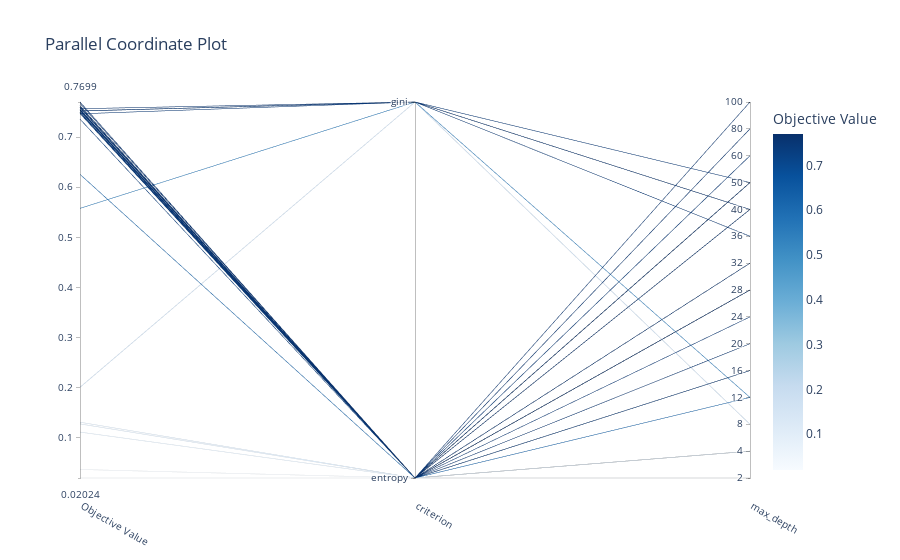

Notebook cell for this chart:
### Code cell
# plots the interactive visualization of the high-dimensional parameter relationship
optuna.visualization.plot_parallel_coordinate(study)

### Figure 1 — Plotly figure (JSON) as saved in the notebook; plotly's stock layout.template omitted (floating-point values rounded to 4 significant figures)
{"data": [{"dimensions": [{"label": "Objective Value", "range": [0.02024, 0.7699], "values": [0.03728, 0.02024, 0.1281, 0.1315, 0.1118, 0.2011, 0.6257, 0.5578, 0.7469, 0.7357, 0.7601, 0.7501, 0.7699, 0.755, 0.7544, 0.7555, 0.7525, 0.7603, 0.7518, 0.7673, 0.7521, 0.7534, 0.7565, 0.7625, 0.7541, 0.7463, 0.7498, 0.7487, 0.7624, 0.7584]}, {"label": "criterion", "range": [0, 1], "ticktext": ["entropy", "gini"], "tickvals": [0, 1], "values": [0, 0, 0, 0, 0, 1, 0, 1, 0, 0, 0, 0, 0, 0, 0, 0, 0, 0, 1, 0, 1, 0, 1, 0, 0, 1, 0, 0, 0, 0]}, {"label": "max_depth", "range": [0, 14], "ticktext": ["2", "4", "8", "12", "16", "20", "24", "28", "32", "36", "40", "50", "60", "80", "100"], "tickvals": [0, 1, 2, 3, 4, 5, 6, 7, 8, 9, 10, 11, 12, 13, 14], "values": [0, 0, 1, 1, 1, 2, 3, 3, 4, 4, 5, 6, 7, 7, 7, 7, 8, 8, 9, 10, 10, 10, 10, 11, 11, 11, 11, 12, 13, 14]}], "labelangle": 30, "labelside": "bottom", "line": {"color": [0.03728, 0.02024, 0.1281, 0.1315, 0.1118, 0.2011, 0.6257, 0.5578, 0.7469, 0.7357, 0.7601, 0.7501, 0.7699, 0.755, 0.7544, 0.7555, 0.7525, 0.7603, 0.7518, 0.7673, 0.7521, 0.7534, 0.7565, 0.7625, 0.7541, 0.7463, 0.7498, 0.7487, 0.7624, 0.7584], "colorbar": {"title": {"text": "Objective Value"}}, "colorscale": [[0, "rgb(247,251,255)"], [0.125, "rgb(222,235,247)"], [0.25, "rgb(198,219,239)"], [0.375, "rgb(158,202,225)"], [0.5, "rgb(107,174,214)"], [0.625, "rgb(66,146,198)"], [0.75, "rgb(33,113,181)"], [0.875, "rgb(8,81,156)"], [1, "rgb(8,48,107)"]], "reversescale": false, "showscale": true}, "type": "parcoords"}], "layout": {"title": {"text": "Parallel Coordinate Plot"}}}
